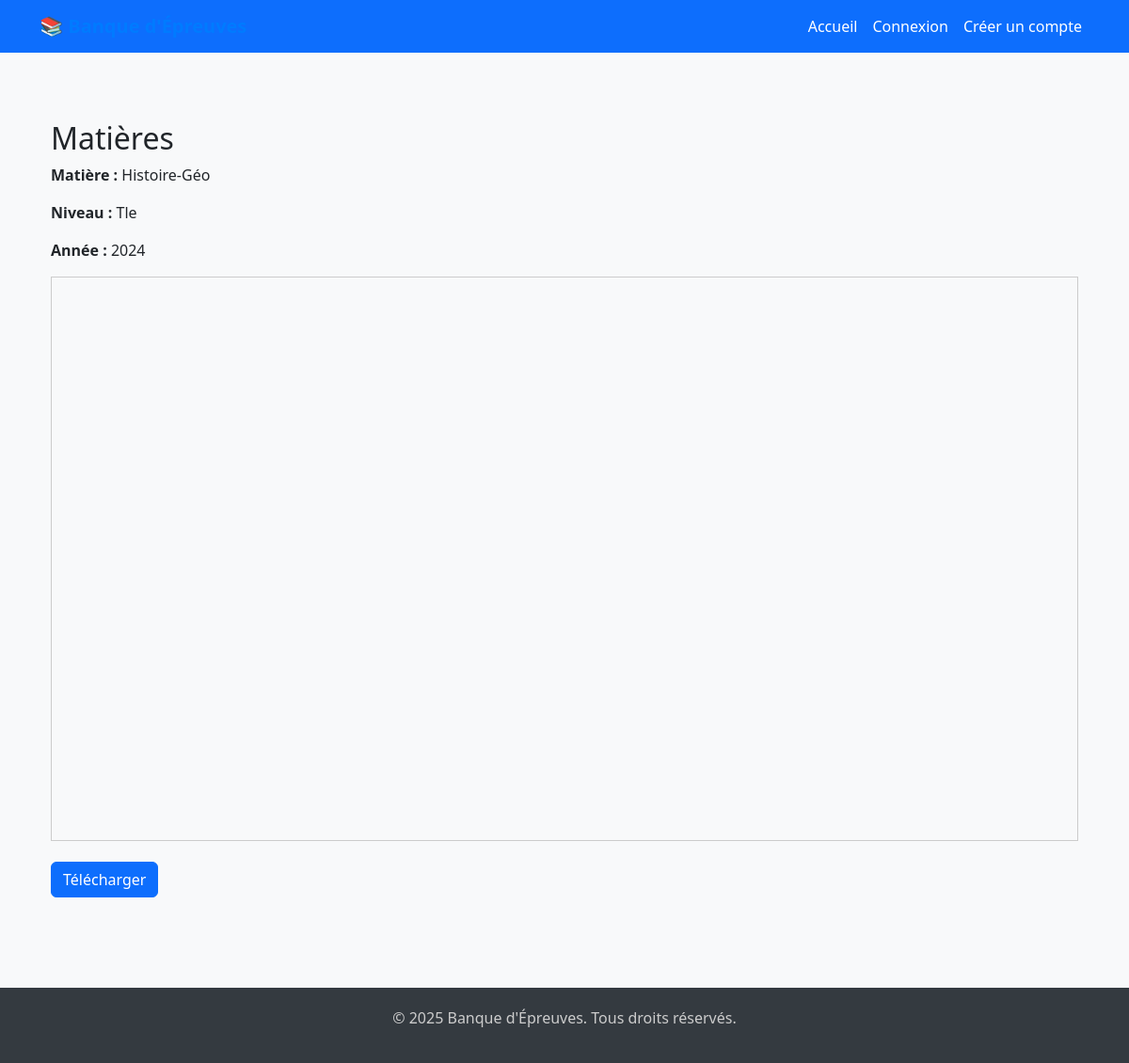
Page /epreuve/1/apercu/ on the committed database.
### blog/models.py (models this page shows, shortened)
class Epreuve(models.Model):
    NIVEAUX = [
        ('Tle', 'Terminale'),
        ('1ère', 'Première'),
        ('2nde', 'Seconde'),
        ('3e', 'Troisième'),
        ('4e', 'Quatrième'),
        ('5e', 'Cinquième'),
        ('6e', 'Sixième'),
        ('CI', 'Cours d\'Initiation'),
        ('CP', 'Cours Préparatoire'),
        ('CE1', 'Cours Élémentaire 1'),
        ('CE2', 'Cours Élémentaire 2'),
        ('CM1', 'Cours Moyen 1'),
        ('CM2', 'Cours Moyen 2'),
        ('6e', '6e'),
        ('5e', '5e'),
        ('4e', '4e'),
        ('3e', '3e'),
        ('2nde', '2nde'),
        ('1ère', '1ère'),
        ('Tle', 'Terminale'),
        ('BTS', 'BTS'),
        ('Licence', 'Licence'),
    ]
    titre = models.CharField(max_length=255)
    fichier = models.FileField(upload_to='epreuves/')
    prix = models.DecimalField(max_digits=6, decimal_places=2)
    matiere = models.ForeignKey(Matière, on_delete=models.CASCADE)
    niveau = models.CharField(max_length=100, choices=NIVEAUX, default='Tle')
    annee = models.CharField(max_length=10, default='2024')
    telechargements = models.IntegerField(default=0)
    created_at = models.DateTimeField(auto_now_add=True)

class Matière(models.Model):
    nom = models.CharField(max_length=100)
    created_at = models.DateTimeField(auto_now_add=True)
    updated_at = models.DateTimeField(auto_now=True)

### blog/views.py (the view)
# urls.py: path('epreuve/<int:epreuve_id>/apercu/', views.aperçu_epreuve, name='aperçu_epreuve'),
def aperçu_epreuve(request, epreuve_id):
    epreuve = get_object_or_404(Epreuve, pk=epreuve_id)
    return render(request, 'aperçu_epreuve.html', {'epreuve': epreuve})

### blog/templates/aperçu_epreuve.html
{% extends 'base.html' %}
{% block content %}
<div class="container py-5">
  <h2>{{ epreuve.titre }}</h2>
  <p><strong>Matière :</strong> {{ epreuve.matiere.nom }}</p>
  <p><strong>Niveau :</strong> {{ epreuve.niveau }}</p>
  <p><strong>Année :</strong> {{ epreuve.annee }}</p>
  <iframe src="{{ epreuve.fichier.url }}" width="100%" height="600px" style="border: 1px solid #ccc;"></iframe>
  <div class="mt-3">
    <a href="{% url 'telecharger_epreuve' epreuve.id %}" class="btn btn-primary">Télécharger</a>
  </div>
</div>
{% endblock %}

### app_auth/templates/base.html (style rules this page uses)
body { background-color: #f8f9fa; }

### rows in the picture
Epreuve: titre "Matières", matiere.nom "Histoire-Géo", niveau "Tle", annee "2024"
